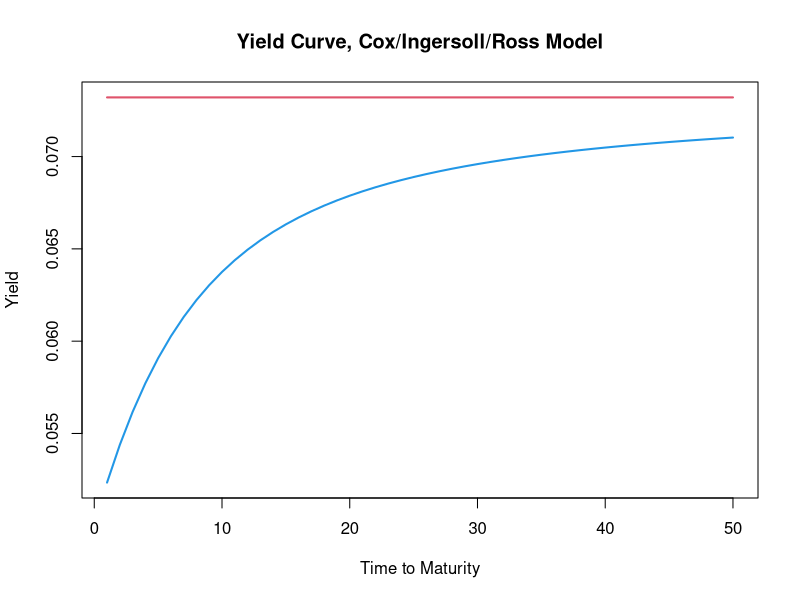

Reproduce this figure in R.

# clear variables and close windows
rm(list = ls(all = TRUE))
graphics.off()

# parameter settings
r   = 1
k   = 0.1   # reversion rate
mu  = 0.1   # steady state of the short rate
s   = 0.1   # volatility coefficient
n   = 50    # time horizon in years
sr  = 0.05  # today's short rate
tau = 1:n   # vector of maturities in years

if (s == 0) {
    print("Specify Volatility other than zero!")
}

if (k < 0) {
    print("Mean reversion rate should be non-negative!")
}

gam  = sqrt(k^2 + 2 * s^2)
ylim = 2 * k * mu/(gam + k)
g    = 2 * gam + (k + gam) * (exp(gam * tau) - 1)
b    = -(2 * (exp(gam * tau) - 1))/g
a    = 2 * k * mu/s^2 * log(2 * gam * exp((k + gam) * tau/2)/g)
p    = exp(a + b * sr)    # the bond prices
y    = (-1/tau) * log(p)  # the yields
w    = cbind(tau, y)
wlim = cbind(tau, (matrix(1, n, 1) * ylim))
nn   = c(1, 50)
mm   = c(min(wlim[, 2], w[, 2]), max(wlim[, 2], w[, 2]))

# plot
plot(nn, mm, type = "n", main = "Yield Curve, Cox/Ingersoll/Ross Model",
     xlab = "Time to Maturity", ylab = "Yield")
lines(w, col = 4, lwd = 2)
lines(wlim, col = 2, lwd = 2)

z = cbind(tau, p, y)
list(z = z, ylim = ylim)
